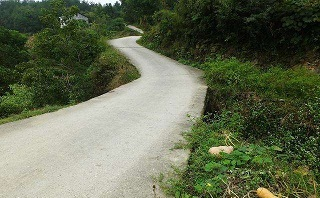
#> input picture road.jpg, 320 x 198 px
$ jupyter execute --allow-errors '杨程2100305212.ipynb'
#> lines starting #> are read from the running program, lines starting #| are printed output that depends on the picture; after the words box and inside, x2 and y2 are one past the last pixel; in counts of white or black regions, pixels touching at a corner belong together
# 人工智能杯程序设计竞赛
请在指定区域答题，运行结果请保留，存档后上交ipynb文件。非指定答题区域请勿修改。
1-4题每题10分，5-8题每题15分，满分100分

* 1. 已知两个list x和y，用列表推导实现x和y中前5个数的平方相加，得到新的列表，例如下面的例子应该得到列表 5，25……等

[cell 1]
# 请在此处答题

x = [1, 3, 5, 7, 9, 11, 13, 15]
y = [2, 4, 6, 8, 10, 12, 14, 16]
newLst = [a**2+y[x.index(a)]**2 for a in x[:5]]
print(newLst)

* 2. 已知一个用list表示的矩阵，求它的转置，仍以list表示。
要求写一个函数实现这个功能，并调用这个函数，输出结果。矩阵的行、列不能固定死。

[cell 2]
# 请在此处答题
mat = [[1,2,3],[4,5,6]]
def transpose(m):
    import numpy as np
    m = np.array(m)
    m = m.T
    return m

print(transpose(mat))

* 3. 从一段英文文章article.txt 里统计出现频率最高的3个单词，生成一个字典，形如{'How': 5, 'Many':4, 'road':3}，输出该字典内容

[cell 3]
# 请在此处答题
def count_words(s, n):
    dic = {}
    for i in s:
        if i not in dic:
            dic[i] = 1
        else:
            dic[i] += 1
    top = sorted(dic.items(), key=lambda item:(-item[1], item[0]))
    top_n = top[:n]
    return top_n

list1=[]
#> (the rest of this cell did not finish here and is left out)

* 4. 定义一个学生类。有以下属性：1 姓名 2 年龄  3 一个字典，记录了每门课的成绩（语文，数学，英语)。
有3个类方法：1 获取学生的姓名：get_name() 返回类型:str   2 获取学生的年龄：get_age() 返回类型:int
3 返回3门科目的最高分：get_max() 返回类型:int

写好类以后，支持以下调用方式，并调用三个类方法输出结果：
zm = Student('zhangming', 20, [80, 90, 85])
意思是 zhangming，20岁，[80，90，85] 表示语文、数学、英语三门课的成绩。

[cell 4]
# 请在此处答题
class Student:
    def __init__(self, name:str, age:int, score:list):
        self.name = name
        self.age = age
        self.score = {
            "语文":score[0],
            "数学":score[1],
            "英语":score[2]
        }

    def get_name(self):
        return self.name

    def get_age(self):
        return self.age

    def get_max(self):
        return max(self.score.values())


zm = Student('zhangming', 20, [80, 90, 85])
print(zm.get_name())
print(zm.get_age())
print(zm.get_max())

* 5. 定义一个电影售票机类TicketingMachine，支持以下功能（每个功能由一个成员函数实现）：
（1）addFilm 录入新上映的电影名，以及座位数，默认50座，单价，默认30元。要能支持多个电影。
（2）book 指定电影名、张数进行订票。如果没有这个电影，或已满坐，要有提示。
（3）refund 指定电影名、张数进行退票。
（4）total 显示目前为止的总票房。

[cell 5]
#coding=utf-8

# 请在此处答题
class TicketingMachine:
    movieElem = {}
    movieList = {}
    def __init__(self):
        pass

    def addFilm(self, name, maxSeat=50):
        self.movieElem['seat'] = maxSeat
        self.movieElem['price'] = 30
        self.movieElem['sum'] = 0
        self.movieList[name] = self.movieElem
        return True

    def book(self, name, count):
        if name in self.movieList:
            if self.movieList[name]['seat'] - count >= 0:
                self.movieList[name]['seat'] -= count
                self.movieList[name]['sum'] += count*self.movieList[name]['price']
                return True
            else:
                return False
        else:
            return False

    def refund(self, name, count):
        if name in self.movieList:
            self.movieList[name]['seat'] += count
            self.movieList[name]['sum'] -= count*self.movieList[name]['price']
            return True
        else:
            return False

    def total(self):
        sum = 0
        for i in self.movieList:
            sum += i['sum']
        return sum

# 下面的代码请勿修改
if __name__ == '__main__':
    t = TicketingMachine()
    t.addFilm('沙丘', 20) # 增加一部影片沙丘，最大20座
    t.addFilm('悬崖之上', 10)
    if t.book('悬崖之上', 8):
        print('成功预订')
    else:
        print('预定失败')
    if t.book('悬崖之上', 6):
        print('成功预订')
    else:
        print('预定失败')
    if t.refund('悬崖之上', 9):
        print('退票失败')
    else:
        print('退票成功')

* 6. 打开一张图片road.jpg，实现阈值分割，即大于某个阈值设置为白色，否则为黑色，效果如“道路分割参考结果”所示。提示，如果用pyplot，即plt.imshow() 方式显示灰度图，颜色可能会与真实不符，没有关系。

[cell 6]
import cv2
import numpy as np
from matplotlib import pyplot as plt
img = cv2.imread('road.jpg', cv2.IMREAD_GRAYSCALE) # 以灰度图方式打开，此行不用修改
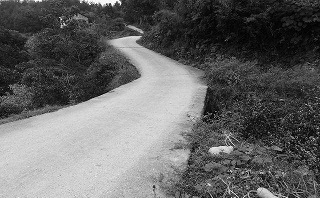
#> img: shape (198, 320); min 0, max 255, mean 101.5
img = np.array(img)
for i in range(len(img)):
    for j in range(len(img[i])):
        if img[i][j] > 127:
            img[i][j] = 255
        else:
            img[i][j] = 0
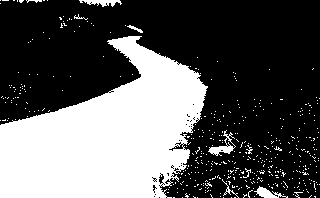
#> img: shape (198, 320); 34.9% white; 454 white regions (444 under 20 px), largest, box (x1, y1, x2, y2) and area: (0, 36, 208, 198) 20536, (208, 130, 236, 156) 221, (254, 186, 288, 198) 170
cv2.imwrite('outputImg.jpg',img)
#> Out = True

$ run again, with brain.jpg copied over road.jpg
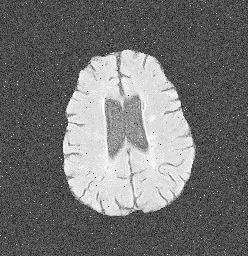
#> input picture brain.jpg, 248 x 256 px
#> img is the input picture: shape (256, 248); min 0, max 255, mean 113.2
#> after the loop `for i in range(len(img)):`:
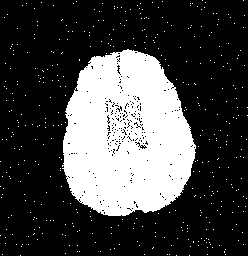
#> img: shape (256, 248); 27% white; 417 white regions (416 under 20 px), largest, box (x1, y1, x2, y2) and area: (62, 49, 196, 216) 16737
#> Out = True
